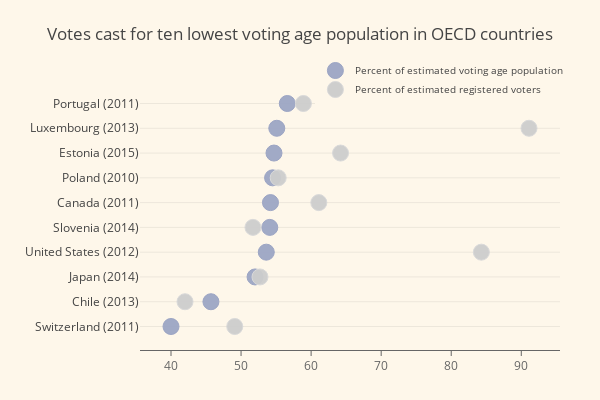

Notebook code cell kept with this figure:
### Markdown cell above
# Scatter Plots
## Categorical Dot Plot

### Code cell
val country = Seq(
  "Switzerland (2011)",
  "Chile (2013)",
  "Japan (2014)",
  "United States (2012)",
  "Slovenia (2014)",
  "Canada (2011)",
  "Poland (2010)",
  "Estonia (2015)",
  "Luxembourg (2013)",
  "Portugal (2011)"
)

val votingPop = Seq(
  40.0, 45.7, 52.0, 53.6, 54.1, 54.2, 54.5, 54.7, 55.1, 56.6
)

val regVoters = Seq(
  49.1, 42.0, 52.7, 84.3, 51.7, 61.1, 55.3, 64.2, 91.1, 58.9
)

val trace1 = Scatter(
  votingPop,
  country,
  mode = ScatterMode(ScatterMode.Markers),
  name = "Percent of estimated voting age population",
  marker = Marker(
    color = Color.RGBA(156, 165, 196, 0.95),
    line = Line(
      color = Color.RGBA(156, 165, 196, 1.0),
      width = 1.0
    ),
    symbol = Symbol.Circle(),
    size = 16
  )
)

val trace2 = Scatter(
  regVoters,
  country,
  mode = ScatterMode(ScatterMode.Markers),
  name = "Percent of estimated registered voters",
  marker = Marker(
    color = Color.RGBA(204, 204, 204, 0.95),
    line = Line(
      color = Color.RGBA(217, 217, 217, 1.0),
      width = 1.0
    ),
    symbol = Symbol.Circle(),
    size = 16
  )
)

val data = Seq(trace1, trace2)

val layout = Layout(
  title = "Votes cast for ten lowest voting age population in OECD countries",
  xaxis = Axis(
    showgrid = false,
    showline = true,
    linecolor = Color.RGB(102, 102, 102),
    titlefont = Font(
      color = Color.RGB(204, 204, 204)
    ),
    tickfont = Font(
      color = Color.RGB(102, 102, 102)
    ),
    autotick = false,
    dtick = 10.0,
    ticks = Ticks.Outside,
    tickcolor = Color.RGB(102, 102, 102)
  ),
  margin = Margin(
    l = 140,
    r = 40,
    b = 50,
    t = 80
  ),
  legend = Legend(
    font = Font(
      size = 10
    ),
    yanchor = Anchor.Middle,
    xanchor = Anchor.Right
  ),
  width = 600,
  height = 400,
  paper_bgcolor = Color.RGB(254, 247, 234),
  plot_bgcolor = Color.RGB(254, 247, 234),
  hovermode = HoverMode.Closest
)

plot(data, layout)

### Figure 1 — Plotly figure (JSON) as saved in the notebook; plotly's stock layout.template omitted (floating-point values rounded to 4 significant figures)
{"data": [{"marker": {"color": "rgba(156, 165, 196, 0.95)", "line": {"color": "rgba(156, 165, 196, 1.0)", "width": 1}, "size": 16, "symbol": "circle"}, "mode": "markers", "name": "Percent of estimated voting age population", "type": "scatter", "x": [40, 45.7, 52, 53.6, 54.1, 54.2, 54.5, 54.7, 55.1, 56.6], "y": ["Switzerland (2011)", "Chile (2013)", "Japan (2014)", "United States (2012)", "Slovenia (2014)", "Canada (2011)", "Poland (2010)", "Estonia (2015)", "Luxembourg (2013)", "Portugal (2011)"]}, {"marker": {"color": "rgba(204, 204, 204, 0.95)", "line": {"color": "rgba(217, 217, 217, 1.0)", "width": 1}, "size": 16, "symbol": "circle"}, "mode": "markers", "name": "Percent of estimated registered voters", "type": "scatter", "x": [49.1, 42, 52.7, 84.3, 51.7, 61.1, 55.3, 64.2, 91.1, 58.9], "y": ["Switzerland (2011)", "Chile (2013)", "Japan (2014)", "United States (2012)", "Slovenia (2014)", "Canada (2011)", "Poland (2010)", "Estonia (2015)", "Luxembourg (2013)", "Portugal (2011)"]}], "layout": {"height": 400, "hovermode": "closest", "legend": {"font": {"size": 10}, "xanchor": "right", "yanchor": "middle"}, "margin": {"b": 50, "l": 140, "r": 40, "t": 80}, "paper_bgcolor": "rgb(254, 247, 234)", "plot_bgcolor": "rgb(254, 247, 234)", "title": {"text": "Votes cast for ten lowest voting age population in OECD countries"}, "width": 600, "xaxis": {"dtick": 10, "linecolor": "rgb(102, 102, 102)", "showgrid": false, "showline": true, "tickcolor": "rgb(102, 102, 102)", "tickfont": {"color": "rgb(102, 102, 102)"}, "ticks": "outside", "tickmode": "linear", "title": {"font": {"color": "rgb(204, 204, 204)"}}, "type": "linear", "range": [35.58, 95.52], "autorange": true}, "yaxis": {"type": "category", "range": [-0.9484, 9.948], "autorange": true}}}
